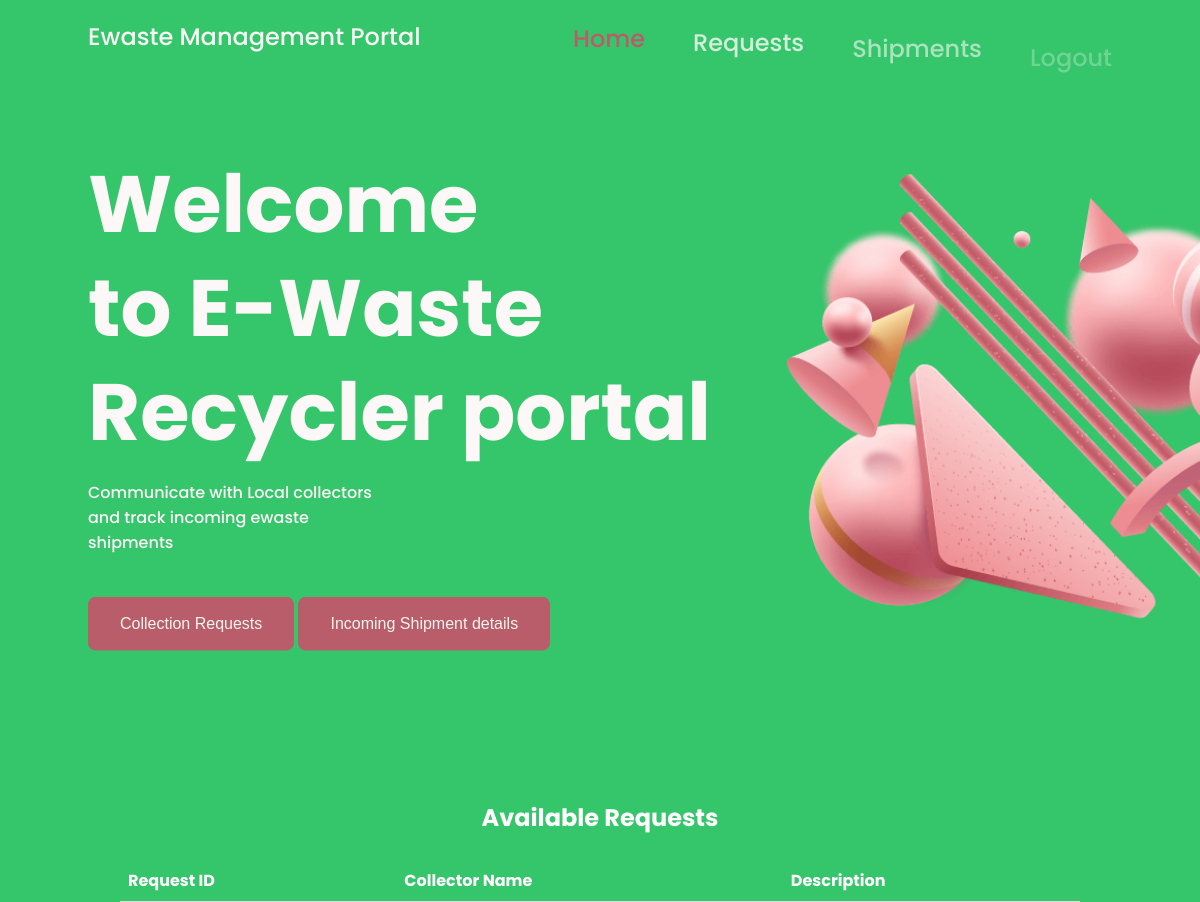
Before: /rec_homepage.php with the older database file.
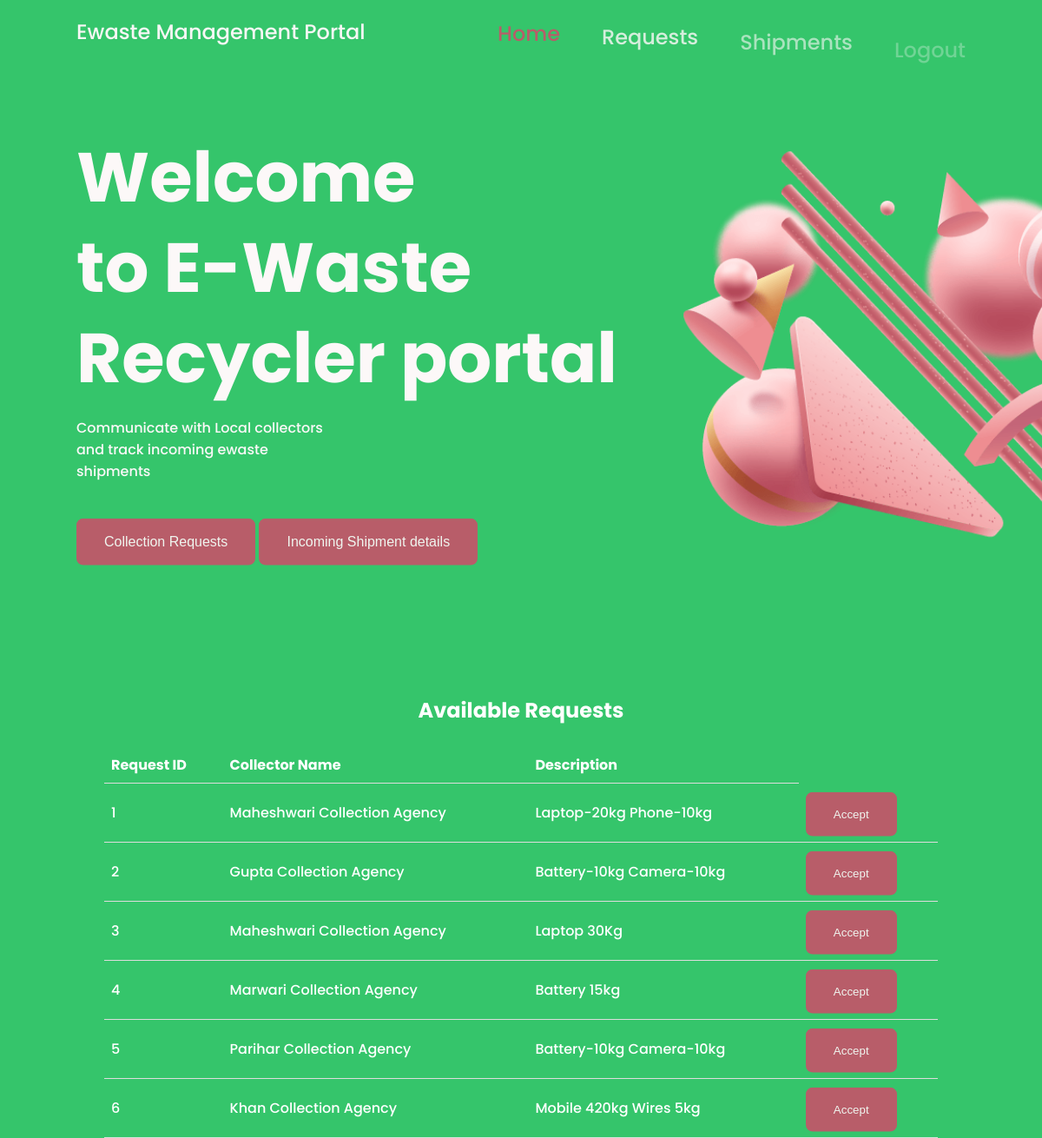
After: the same page with the newer database file.
### tables this page shows
CREATE TABLE `request` (
  `req_id` int(11) NOT NULL,
  `collector_id` varchar(20) NOT NULL,
  `recycler_id` varchar(20) DEFAULT NULL,
  `description` text NOT NULL,
  `status` tinyint(1) NOT NULL DEFAULT 0
);

CREATE TABLE `collectors` (
  `username` varchar(20) NOT NULL,
  `password` varchar(20) NOT NULL,
  `collector_name` text NOT NULL,
  `collector_pin` bigint(6) NOT NULL,
  `collector_address` text NOT NULL,
  `collector_state` text NOT NULL,
  `collector_mno` bigint(10) NOT NULL
);

### rec_homepage.php (the view, shortened to what this page needs)
<?php
    require 'dbconfig/config.php';
?>
<!DOCTYPE html>
<html lang="en">
    <head>
        <link href='https://cdn.jsdelivr.net/npm/boxicons@2.0.5/css/boxicons.min.css' rel='stylesheet'>
        <link rel="stylesheet" href="css/rec_homepagestyle.css">
    </head>
    <body>
        <header class="l-header">
        <nav class="nav bd-grid">
                <div>
                    <a href="#" class="nav__logo">Ewaste Management Portal</a>
                </div>
                <div class="nav__menu" id="nav-menu">
                    <ul class="nav__list">
                        <li class="nav__item"><a href="rec_homepage.php" class="nav__link active">Home</a></li>
                        <li class="nav__item"><a href="#request" class="nav__link">Requests</a></li>
                        <li class="nav__item"><a href="rec_shipments.php" class="nav__link">Shipments</a></li>
                        <li class="nav__item"><a href="logout.php" class="nav__link">Logout</a></li>
                    </ul>
                </div>
            </nav>
        </header>
        <main class="l-main">
            <section class="home" id="home">
                <div class="home__container bd-grid">
                    <div class="home__img">
                        <img src="img/img5.png" alt="" data-speed="-2" class="move">
                    </div>
                    <div class="home__data">
                        <h1 class="home__title">Welcome<br> to E-Waste <br> Recycler portal</h1>
                        <p class="home__description">Communicate with Local collectors <br> and track incoming ewaste<br>shipments</p>
                        <a href="#request" class="home__button">Collection Requests</a>
                        <a href="rec_shipments.php" class="home__button">Incoming Shipment details</a>
                    </div>
                </div>
                <div id="request">
                    <center><h1 style="color:white;">Available Requests</h1></center>
                    <br>
                    <table>
                        <tr>
                            <th>Request ID</th>
                            <th>Collector Name</th>
                            <th>Description</th>
                        </tr>
                        <?php
                            $query1="Select * from request where status=0";
                            $res1=mysqli_query($con,$query1);
                            while($rows=$res1->fetch_assoc()){
                                ?>
                            <tr>
                            <td>
                                <?php
                                    $val=$rows['req_id'];
                                    echo $rows['req_id'];
                                ?>
                            </td>
                            <td>
                                <?php
                                    $x=$rows['collector_id'];
                                    $query2="Select collector_name from collectors where username= '$x'";
                                    $res2=mysqli_query($con,$query2);
                                    $row2=$res2->fetch_assoc();
                                    echo $row2['collector_name'];
                                ?>
                            </td>
                            <td>
                                <?php
                                    echo $rows['description'];
                                ?>
                            </td>
                            <td>
                                <button onclick="window.open('updatestatus.php?id=<?php echo $val ?>')" class="home__button">Accept</button>
                            </td>
                            </tr>
                            <?php } ?>
                    </table>
                </div>
            </section>
        </main>
    </body>
</html>

### css/rec_homepagestyle.css (style rules this page uses)
:root { --header-height: 3rem; --first-color: #35C56B; --first-color-dark: #C1576A; --first-color-darken: #A83E51; --white-color: #FCF8F8; --body-font: 'Poppins', sans-serif; --big-font-size: 2.5rem; --normal-font-size: .938rem; --z-fixed: 100; }
@media screen and (min-width: 768px) { :root { --big-font-size: 5rem; --normal-font-size: 1rem; } }
*,::before,::after { box-sizing: border-box; }
body { margin: var(--header-height) 0 0 0; padding: 0; font-family: var(--body-font); font-size: var(--normal-font-size); font-weight: 500; background-color:white; }
h1,p,ul { margin: 0; }
ul { padding: 0; list-style: none; }
a { text-decoration: none; }
img { max-width: 100%; height: auto; }
.bd-grid { max-width: 1024px; display: grid; grid-template-columns: 100%; column-gap: 2rem; width: calc(100% - 2rem); margin-left: 1rem; margin-right: 1rem; }
.l-header { width: 100%; position: fixed; top: 0; left: 0; z-index: var(--z-fixed); background-color: var(--first-color); }
.nav { height: var(--header-height); display: flex; justify-content: space-between; align-items: center; }
.nav__item { margin-bottom: 2rem; }
.nav__link.active { color:#C1576A; }
.nav__close, .nav__link, .nav__logo, .nav__toggle { color: var(--white-color); }
.nav__logo { font-size: 1.5rem; }
.home { background-color: var(--first-color); overflow: hidden; }
.home__container { height: calc(100vh - var(--header-height)); grid-template-rows: repeat(2, max-content); row-gap: 1.5rem; }
.home__img { position: relative; padding-top: 1.5rem; justify-self: center; width: 302px; height: 233px; }
.home__img img { position: absolute; top: 0; left: 0; }
.home__data { color: var(--white-color); }
.home__title { font-size: var(--big-font-size); line-height: 1.3; margin-bottom: 1rem; }
.home__description { margin-bottom: 2.5rem; }
.home__button { display: inline-block; font-family: Arial, Helvetica, sans-serif; background-color: var(--first-color-dark); color: var(--white-color); padding: 1.125rem 2rem; border-radius: .5rem; border:none; }
@media screen and (min-width: 768px) { body { margin: 0; } }
@media screen and (min-width: 768px) { .nav { height: calc(var(--header-height) + 1.5rem); } }
@media screen and (min-width: 768px) { .nav__list { display: flex; font-size: 1.5rem; } }
@media screen and (min-width: 768px) { .nav__item { margin-left: 3rem; margin-bottom: 0; } }
@media screen and (min-width: 768px) { .home__container { height: 100vh; grid-template-columns: repeat(2, max-content); grid-template-rows: 1fr; row-gap: 0; align-items: center; justify-content: center; } }
@media screen and (min-width: 768px) { .home__img { order: 1; width: 375px; height: 289px; } }
@media screen and (min-width: 768px) { .home__img img { width: 375px; } }
table { border-collapse: collapse; width: 80%; margin-left:auto; margin-right: auto; }
th { color:white; }
td { color:white; }
th, td { padding: 8px; text-align: left; border-bottom: 1px solid #ddd; }
@media screen and (min-width: 1024px) { .bd-grid { margin-left: auto; margin-right: auto; } }
@media screen and (min-width: 1024px) { .home__container { justify-content: initial; column-gap: 4.5rem; } }
@media screen and (min-width: 1024px) { .home__img { width: 604px; height: 466px; } }
@media screen and (min-width: 1024px) { .home__img img { width: 604px; } }

Changed rows visible on the page:
added request: req_id "1", collector.collector_name "Maheshwari Collection Agency", description "Laptop-20kg Phone-10kg"
added request: req_id "2", collector.collector_name "Gupta Collection Agency", description "Battery-10kg Camera-10kg"
added request: req_id "3", collector.collector_name "Maheshwari Collection Agency", description "Laptop 30Kg"
added request: req_id "4", collector.collector_name "Marwari Collection Agency", description "Battery 15kg"
added request: req_id "5", collector.collector_name "Parihar Collection Agency", description "Battery-10kg Camera-10kg"
added request: req_id "6", collector.collector_name "Khan Collection Agency", description "Mobile 420kg Wires 5kg"
